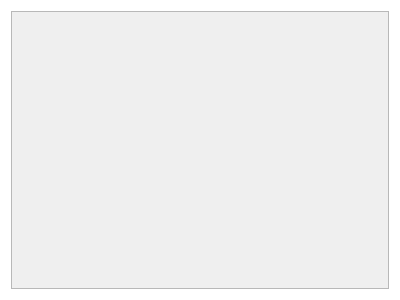
<?xml version="1.0" encoding="UTF-8"?>
<ui version="4.0">
 <class>cmdWidget</class>
 <widget class="QWidget" name="cmdWidget">
  <property name="geometry">
   <rect>
    <x>0</x>
    <y>0</y>
    <width>400</width>
    <height>300</height>
   </rect>
  </property>
  <property name="windowTitle">
   <string>cmdWidget</string>
  </property>
  <property name="styleSheet">
   <string notr="true">#cmdWidget{background-color:transparent;border:0px;}</string>
  </property>
  <layout class="QVBoxLayout" name="verticalLayout">
   <item>
    <widget class="ElaScrollArea" name="scrollArea">
     <property name="widgetResizable">
      <bool>true</bool>
     </property>
     <widget class="QWidget" name="scrollAreaWidgetContents">
      <property name="geometry">
       <rect>
        <x>0</x>
        <y>0</y>
        <width>380</width>
        <height>280</height>
       </rect>
      </property>
      <property name="styleSheet">
       <string notr="true">#scrollAreaWidgetContents{background-color:transparent;border:0px;}</string>
      </property>
      <layout class="QVBoxLayout" name="verticalLayout_2">
       <item>
        <widget class="cmdLineEdit" name="edit_first" native="true">
         <property name="styleSheet">
          <string notr="true"/>
         </property>
        </widget>
       </item>
      </layout>
     </widget>
    </widget>
   </item>
  </layout>
 </widget>
 <customwidgets>
  <customwidget>
   <class>cmdLineEdit</class>
   <extends>QWidget</extends>
   <header location="global">cmdLineEdit.h</header>
   <container>1</container>
  </customwidget>
  <customwidget>
   <class>ElaScrollArea</class>
   <extends>QScrollArea</extends>
   <header location="global">ElaScrollArea.h</header>
   <container>1</container>
  </customwidget>
 </customwidgets>
 <resources/>
 <connections/>
</ui>
